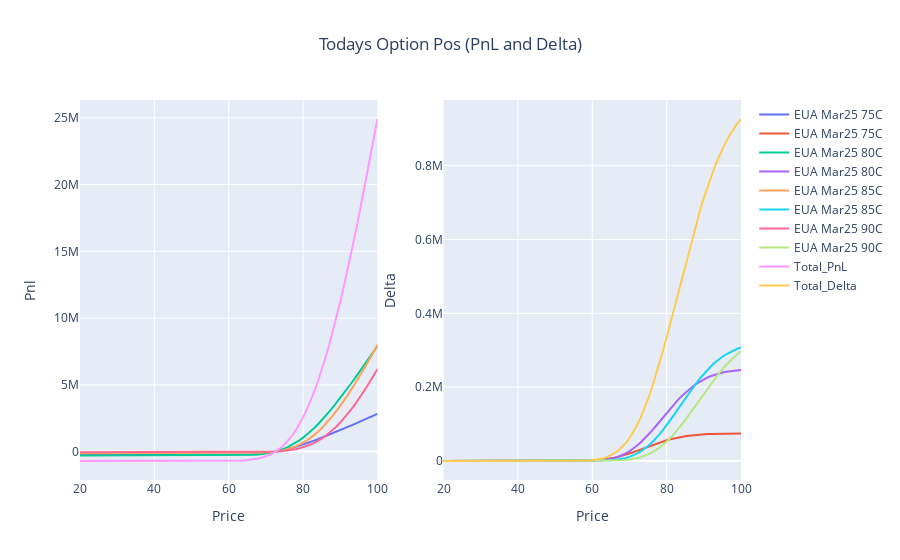

Notebook code for this chart:
### Markdown cell above
## Current Date

### Code cell
pnl_delta_plot(current_date)
